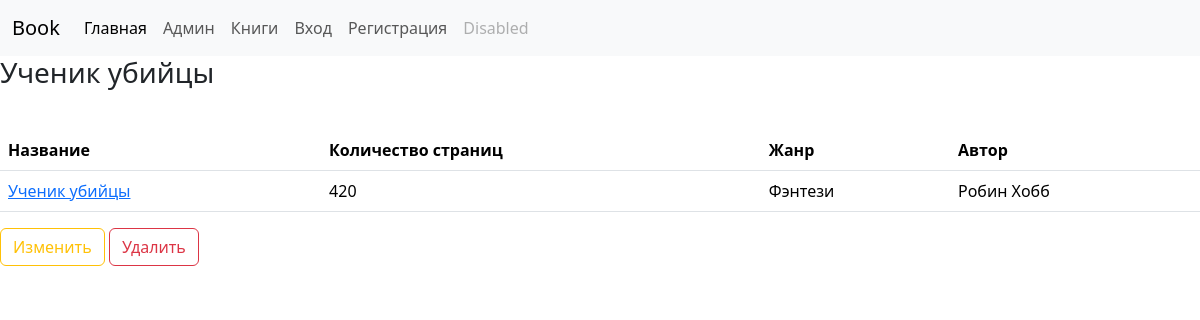
Page /books/3/ on the committed database.
### core/models.py (models this page shows)
class Book(models.Model):
    author = models.ForeignKey('core.Author', on_delete=models.CASCADE, null=True, blank=True, related_name='books')
    name = models.CharField('Название', max_length=128)
    pages = models.IntegerField('Количество страниц', blank=True, null=True)
    genre = models.ForeignKey('core.Genre', on_delete=models.CASCADE, null=True, blank=True, related_name='books')
    class Meta:
        ordering = ['pages']
        verbose_name = 'Книга'
        verbose_name_plural = 'Книги'
    def __str__(self):
        return self.name

class Genre(models.Model):
    name = models.CharField('Жанр', max_length=128)
    def __str__(self):
        return self.name

class Author(models.Model):
    name = models.CharField('Имя', max_length=128)
    def __str__(self):
        return self.name

### core/views.py (the view)
# urls.py: path('books/<int:pk>/', core.views.BookDetail.as_view(), name='book_detail'),
class BookDetail(TitleMixin, DetailView):
    queryset = core.models.Book.objects.all()
    def get_title(self):
        return str(self.get_object())

### core/views.py (called while the page is built)
    def get_context_data(self, **kwargs):
        context = super().get_context_data()
        context['title'] = self.get_title()
        return context

### core/templates/core/book_detail.html
{% extends 'core/index.html' %}
{% block content %}
    <table class="table">
        <thead>
        <tr>
            <th scope="col">Название</th>
            <th scope="col">Количество страниц</th>
            <th scope="col">Жанр</th>
            <th scope="col">Автор</th>
        </tr>
        </thead>
        <tbody>
            <tr>
                <td><a href="{% url 'core:book_detail' book.pk %}">{{ book.name|capfirst }}</a></td>
                <td>{{ book.pages|default:" - " }}</td>
                <td>{{ book.genre|default:" - " }}</td>
                <td>{{ book.author|default:" - " }}</td>
            </tr>
        </tbody>
    </table>
    <a href="{% url 'core:book_update' object.pk %}" class="btn btn-outline-warning" role="button" data-bs-toggle="button">Изменить</a>
    <a href="{% url 'core:book_delete' object.pk %}" class="btn btn-outline-danger" role="button" data-bs-toggle="button">Удалить</a>
{% endblock %}

### core/templates/core/index.html (shortened to what this page needs)
<!doctype html>
<html lang="en">
<head>
    <link href="/node_modules/bootstrap/dist/css/bootstrap.css" rel="stylesheet">
</head>
<body>
<nav class="navbar navbar-expand-lg navbar-light bg-light">
    <div class="container-fluid">
        <a class="navbar-brand" href="#">Book</a>
        <div class="collapse navbar-collapse" id="navbarNav">
            <ul class="navbar-nav">
                <li class="nav-item">
                    <a class="nav-link active" aria-current="page" href="{% url 'core:index' %}">Главная</a>
                </li>
                <li class="nav-item">
                    <a class="nav-link" href="/admin/">Админ</a>
                </li>
                <li class="nav-item">
                    <a class="nav-link" href="{% url 'core:book_list' %}">Книги</a>
                </li>
                <li class="nav-item">
                    <a class="nav-link" href="{% url 'core:login' %}">Вход</a>
                </li>
                <li class="nav-item">
                    <a class="nav-link" href="{% url 'core:register' %}">Регистрация</a>
                </li>
                <li class="nav-item">
                    <a class="nav-link disabled">Disabled</a>
                </li>
            </ul>
        </div>
    </div>
</nav>
{% block title %}
    {% if title %}
        <h3 style="margin-bottom: 40px">{{ title }}</h3>
    {% endif %}
{% endblock %}
{% block content %}{% endblock %}
</body>
</html>

### rows in the picture
Book: name "Ученик убийцы", pages "420", genre "Фэнтези", author "Робин Хобб"
